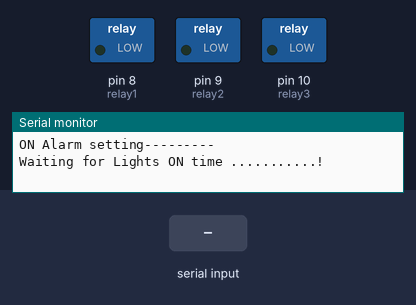
A sketch run on a simulated Arduino Uno, built with avr-gcc and run on an emulated ATmega328P. Parts: switched loads named in the sketch (green lamp = pin HIGH), the last lines printed to the serial monitor. The inputs (shaded band) are chosen by the test bench. The local clock reads 2024-03-15 10:24:30 at power-on unless the sketch sets it; EEPROM starts erased.

Above: at 0.9 s.
1.0 s: "ont:1\n" received over the second serial link
4.0 s: "offt:1\n" received over the second serial link
At 8.6 s:
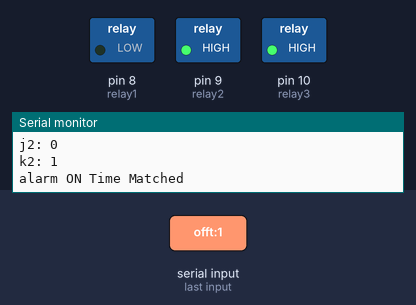
At 11.6 s:
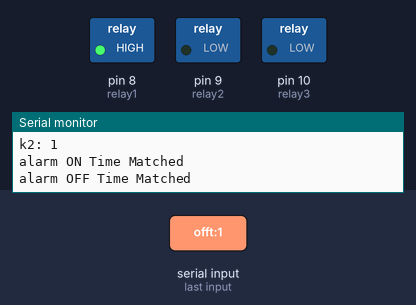
Timing chart, 0 to 16.0 s (numbered marks = the images above; inputs shaded):
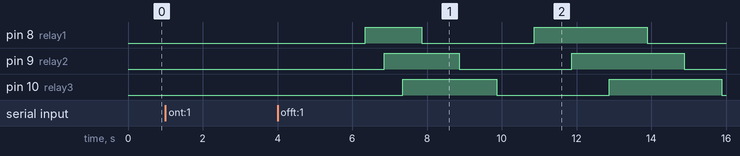

Measured:
- after the input at 4.0 s, pin 8 (relay1): LOW → HIGH after 2.4 s, → LOW 1.5 s later, → HIGH 3.0 s later, → LOW 3.0 s later; pin 9 (relay2): LOW → HIGH after 2.9 s, → LOW 2.0 s later, → HIGH 3.0 s later, → LOW 3.0 s later; pin 10 (relay3): LOW → HIGH after 3.4 s, → LOW 2.5 s later, → HIGH 3.0 s later, → LOW 3.0 s later

The sketch:

RTC_Street_Light_Control_System_V2.1.ino
```cpp
#include <String.h>
#include <Wire.h>
#include "RTClib.h"
#include <EEPROM.h>
#include <SoftwareSerial.h>

SoftwareSerial bt(2, 3);

RTC_DS1307 rtc;
char daysOfTheWeek[7][12] = {"Sunday", "Monday", "Tuesday", "Wednesday", "Thursday", "Friday", "Saturday"};

#define rtc_address 0x68
long int utime = 0;
#define loc_of_ONm 0
#define loc_of_ONh 1
#define loc_of_OFFm 2
#define loc_of_OFFh 3
#define loc_of_relay 4

#define relay1 8
#define relay2 9
#define relay3 10

int i1 = 0, j1 = 0, k1 = 0;
int i2 = 0, j2 = 0, k2 = 0;
int count = 0;
int flag = 0;
bool ontime = false, offtime = false;

void setup() {
  // put your setup code here, to run once:
  Serial.begin(9600);
  Serial.println("Welcome to Street Light Control System......!!!!");

  bt.begin(9600);
  bt.println("Welcome to Street Light Control System......!!!!");

  pinMode(relay1, OUTPUT);
  pinMode(relay2, OUTPUT);
  pinMode(relay3, OUTPUT);

  Wire.begin();
  if (! rtc.begin()) {
    Serial.println("Couldn't find RTC");
    bt.println("Couldn't find RTC");
    delay(1000);
  }
  if (! rtc.isrunning()) {
    Serial.println("RTC Not Running");
    bt.println("RTC Not Running");
    delay(1000);
    set_rtc();
  }

  if ((EEPROM.read(loc_of_ONh) > 23) || (EEPROM.read(loc_of_ONm) > 59))
  {
    Serial.println("ON Alarm setting---------");
    onalarmset();
  }
  if ((EEPROM.read(loc_of_OFFh) > 23) || (EEPROM.read(loc_of_OFFm) > 59))
  {
    Serial.println("OFF Alarm setting---------");
    offalarmset();
  }


  j1 = EEPROM.read(loc_of_ONh);
  k1 = EEPROM.read(loc_of_ONh);
  j2 = EEPROM.read(loc_of_OFFh);
  k2 = EEPROM.read(loc_of_OFFh);

  digitalWrite(relay1, EEPROM.read(loc_of_relay));
  delay(500);
  digitalWrite(relay2, EEPROM.read(loc_of_relay));
  delay(500);
  digitalWrite(relay3, EEPROM.read(loc_of_relay));
  delay(500);


}

void loop() {
  // put your main code here, to run repeatedly:
  DateTime now = rtc.now();

  if (((j1 <= now.hour()) || (j2 >= now.hour())) && (flag == 0))
  {
    if ((now.hour() == j1) && (now.minute() > k1))
    {
      relays_on();
      return;
    }
    else if ((now.hour() == j2) && (now.minute() < k2))
    {
      relays_on();
      return;
    }
    else
    {
      relays_on();
      return;
    }
  }
  else if (((j2 <= now.hour()) || (j1 >= now.hour())) && (flag == 1))
  {
    if ((now.hour() == j2) && (now.minute() > k2))
    {
      relays_off();
      return;
    }
    else if ((now.hour() == j1) && (now.minute() < k1))
    {
      relays_off();
      return;
    }
    else
    {
      relays_off();
      return;
    }
  }
  else if (bt.available() != 0)
  {
    String data = bt.readString();
    bt.print(data);
    delay(1000);
    Serial.println("Data: " + String(data));

    if (data.indexOf("ont?") != -1)
    {
      bt.print(j1); bt.print(":"); bt.println(k1);
      delay(200);
    }
    else if (data.indexOf("offt?") != -1)
    {
      bt.print(j2); bt.print(":"); bt.println(k2);
      delay(200);
    }
    else if (data.indexOf("ont") != -1)
    {
      //Serial.println("Calling onalarmset()");
      ontime = false;
      onalarmset();
    }
    else if (data.indexOf("offt") != -1)
    {
      //Serial.println("Calling offalarmset ()");
      offtime = false;
      offalarmset();
    }
    else if (data.indexOf("set_time") != -1)
    {
      //Serial.println("Calling set_time()");
      set_rtc();
    }
    else if (data.indexOf("time?") != -1)
    {
      bt.print(now.hour()); bt.print(":"); bt.println(now.minute());
      delay(200);
    }

    else
    {
      bt.println("Wrong Command!!\n"); delay(100);
      bt.println("Actual Commands are:\n1.ont?\n2.offt?\n3.ont\n4.offt\n5.set_time\n6.time?\n"); delay(300);
    }
  }
  else
  {
    if (millis() - utime > 30000) {
      Serial.print(now.hour()); Serial.print(":"); Serial.println(now.minute());
      bt.print(now.hour()); bt.print(":"); bt.println(now.minute());
      delay(200);
      utime = millis();
    }
  }
}//loop


void onalarmset ()
{
  Serial.print("Waiting for Lights ON time ...........!");
  bt.println("Waiting for Lights ON time ...........!\n");
  delay(100);
  while (ontime == false)
  {
    if (bt.available() > 0)
    {
      // String buff = SerialData();
      String buff = bt.readString();
      bt.print(buff);
      delay(1000);
      Serial.println("Data: " + String(buff));
      Serial.print("buff: "); Serial.println(buff);
      String buff1 = buff.substring(0, buff.indexOf(":"));
      String buff2 = buff.substring(buff.indexOf(":") + 1);
      Serial.print("buff1: "); Serial.println(buff1);
      Serial.print("buff2: "); Serial.println(buff2);
      j1 = buff1.toInt();
      k1 = buff2.toInt();
      Serial.print("j1: "); Serial.println(j1);
      Serial.print("k1: "); Serial.println(k1);
      EEPROM.write(loc_of_ONh, j1);
      EEPROM.write(loc_of_ONm, k1);
      bt.println("ON Time stored Successfully @ "+String(EEPROM.read(loc_of_ONh))+":"+String(EEPROM.read(loc_of_ONm)));
      delay(300);
      ontime = true;
    }
  }//while
}// on alarm set ()

void offalarmset ()
{
  Serial.print("offtime "); Serial.println(offtime);
  bt.println("Waiting for Lights OFF time ...........!");
  delay(100);
  while (offtime == false)
  {
    if (bt.available() > 0)
    {
      //      String buff = SerialData();
      String buff = bt.readString();
      bt.print(buff);
      delay(1000);
      Serial.print("buff: "); Serial.println(buff);
      String buff1 = buff.substring(0, buff.indexOf(":"));
      String buff2 = buff.substring(buff.indexOf(":") + 1);
      Serial.print("buff1: "); Serial.println(buff1);
      Serial.print("buff2: "); Serial.println(buff2);
      j2 = buff1.toInt();
      k2 = buff2.toInt();
      Serial.print("j2: "); Serial.println(j2);
      Serial.print("k2: "); Serial.println(k2);
      EEPROM.write(loc_of_OFFh, j2);
      EEPROM.write(loc_of_OFFm, k2);
      Serial.print("j2: "); Serial.println(EEPROM.read(loc_of_OFFh));
      Serial.print("k2: "); Serial.println(EEPROM.read(loc_of_OFFm));
      bt.println("OFF Time stored Successfully @ "+String(EEPROM.read(loc_of_OFFh))+":"+String(EEPROM.read(loc_of_OFFm)));
      delay(300);
      offtime = true;
    }
  }//while
}//off alarm set ()
//-----------------------------------------------------------------
/***************************rtc*******************************/

void set_rtc()
{
  char rtc_str[48];
  bt.println("Please Enter Time in HH:MM formet");
  delay(100);
  while (bt.available() == 0);
  if (bt.available() != 0)
  {
    //    String str = SerialData();
    String str = bt.readString();
    bt.print(str);
    delay(1000);
    Serial.print("str: "); Serial.println(str);
    str.toCharArray(rtc_str, str.length());
    Serial.print("rtc_str: "); Serial.println(rtc_str);
  }
  char *ptr_rtc;
  int rcv_sep[7];
  int index = 0;
  byte Sec = 0, Min = 0, Hr = 0, Weakd = 0, Date = 0, Month = 0, Year = 0;

  ptr_rtc = strtok (rtc_str, ":");
  int a = atoi(ptr_rtc);
  rcv_sep[2] = a;
  ptr_rtc = strtok (NULL, ":");
  a = atoi(ptr_rtc);
  rcv_sep[1] = a;

  Sec = byte(rcv_sep[0]);
  Min = byte(rcv_sep[1]);
  Hr = byte(rcv_sep[2]);
  Weakd = byte(rcv_sep[3]);
  Date = byte(rcv_sep[4]);
  Month = byte(rcv_sep[5]);
  Year = byte(rcv_sep[6]);

  Serial.print("Sec: "); Serial.println(Sec);
  Serial.print("Min: "); Serial.println(Min);
  Serial.print("Hr: "); Serial.println(Hr);
  Serial.print("Weakd: "); Serial.println(Weakd);
  Serial.print("Date: "); Serial.println(Date);
  Serial.print("Month: "); Serial.println(Month);
  Serial.print("Year: "); Serial.println(Year);

  rtc.adjust(DateTime(2020, 8, 6, Hr, Min, 0));
  // setDS3231time(Sec, Min, Hr, Weakd, Date, Month, Year);
}
String SerialData()
{
  char bufer[256];
  int cnt = 0;
  String str = "";
  while (Serial.available() > 0)
  {
    bufer[cnt++] = Serial.read();
  }
  for (int i = 0; i < cnt; i++)
  {
    str += bufer[i];
  }
  Serial.print("str: "); Serial.println(str);
  return str;
}
void relays_on()
{
  EEPROM.update(loc_of_relay, 0);
  delay(10);

  Serial.println("alarm ON Time Matched");
  digitalWrite(relay1, LOW);
  delay(1000);
  digitalWrite(relay2, LOW);
  delay(1000);
  digitalWrite(relay3, LOW);
  delay(1000);
  flag = 1;
}

void relays_off()
{
  EEPROM.update(loc_of_relay, 1);
  delay(10);

  Serial.println("alarm OFF Time Matched");
  digitalWrite(relay1, HIGH);
  delay(1000);
  digitalWrite(relay2, HIGH);
  delay(1000);
  digitalWrite(relay3, HIGH);
  delay(1000);
  flag = 0;
}
```
